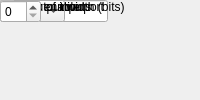
<?xml version="1.0" encoding="UTF-8"?>
<ui version="4.0">
 <class>MainWindow</class>
 <widget class="QMainWindow" name="MainWindow">
  <property name="windowTitle"><string>Logical</string></property>
  <widget class="QWidget" name="centralwidget">
   <!-- NOTE: this is a simplified structural mirror of the generated
        <module>_ui.py, not a full round-trip Designer file. Regenerate
        both from the same spec if you need to edit layout by hand. -->
       <widget class="QLabel" name="label_name">
     <property name="text"><string>Block name</string></property>
    </widget>
       <widget class="QLineEdit" name="name"/>
       <widget class="QLabel" name="label_logical_function">
     <property name="text"><string>Logical function</string></property>
    </widget>
       <widget class="QComboBox" name="logical_function">
     <item><property name="text"><string>AND</string></property></item>
     <item><property name="text"><string>NAND</string></property></item>
     <item><property name="text"><string>OR</string></property></item>
     <item><property name="text"><string>NOR</string></property></item>
     <item><property name="text"><string>XOR</string></property></item>
     <item><property name="text"><string>XNOR</string></property></item>
    </widget>
       <widget class="QLabel" name="label_inputs">
     <property name="text"><string>Number of inputs</string></property>
    </widget>
       <widget class="QSpinBox" name="inputs"/>
       <widget class="QLabel" name="label_en">
     <property name="text"><string>Provide enable port</string></property>
    </widget>
       <widget class="QCheckBox" name="en"/>
       <widget class="QLabel" name="label_latency">
     <property name="text"><string>Latency</string></property>
    </widget>
       <widget class="QSpinBox" name="latency"/>
       <widget class="QLabel" name="label_n_bits_in">
     <property name="text"><string>Input/output width (bits)</string></property>
    </widget>
       <widget class="QSpinBox" name="n_bits_in"/>
  </widget>
 </widget>
 <resources/>
 <connections/>
</ui>
